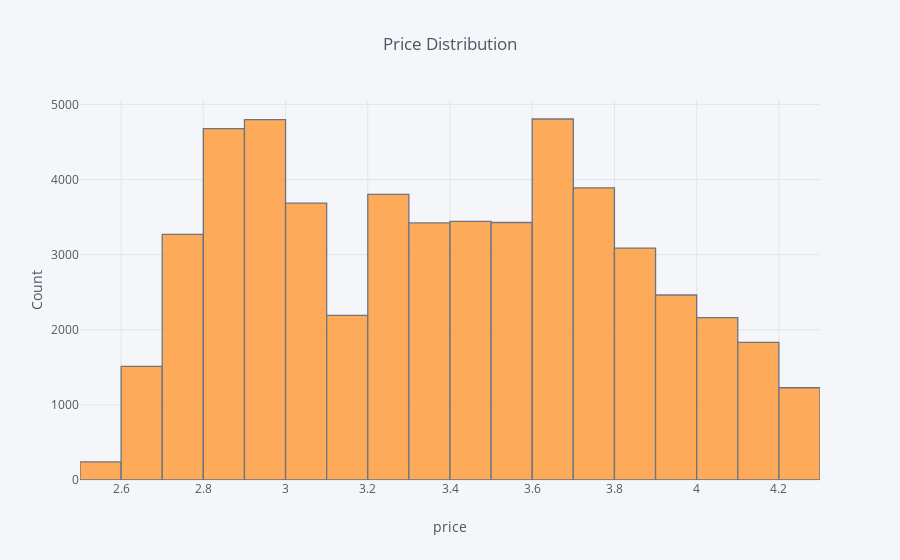

This figure's notebook cell:
### Markdown cell above
The price distribution is highly skewed to the right, with extremely high values. Let's try transforming it into the log10 scale:

### Code cell
np.log10(df.price).iplot(kind='hist', title='Price Distribution',
              xTitle='price', yTitle='Count', bins=30)

### Figure 1 — Plotly figure (JSON) as saved in the notebook; plotly's stock layout.template omitted (floating-point values rounded to 4 significant figures; data arrays with more than 128 entries replaced by an {"elided": "..."} marker saying what was removed)
{"data": [{"histfunc": "count", "histnorm": "", "marker": {"color": "rgba(255, 153, 51, 1.0)", "line": {"color": "#4D5663", "width": 1.3}}, "name": "price", "nbinsx": 30, "opacity": 0.8, "orientation": "v", "type": "histogram", "uid": "7a7a8084-c52e-4026-aa62-d5cd05bb41ef", "x": {"elided": "53940 float values"}}], "layout": {"autosize": true, "barmode": "overlay", "legend": {"bgcolor": "#F5F6F9", "font": {"color": "#4D5663"}}, "paper_bgcolor": "#F5F6F9", "plot_bgcolor": "#F5F6F9", "title": {"font": {"color": "#4D5663"}, "text": "Price Distribution"}, "xaxis": {"autorange": true, "gridcolor": "#E1E5ED", "range": [2.5, 4.3], "showgrid": true, "tickfont": {"color": "#4D5663"}, "title": {"font": {"color": "#4D5663"}, "text": "price"}, "type": "linear", "zerolinecolor": "#E1E5ED"}, "yaxis": {"autorange": true, "gridcolor": "#E1E5ED", "range": [0, 5059.0], "showgrid": true, "tickfont": {"color": "#4D5663"}, "title": {"font": {"color": "#4D5663"}, "text": "Count"}, "zerolinecolor": "#E1E5ED"}}}
